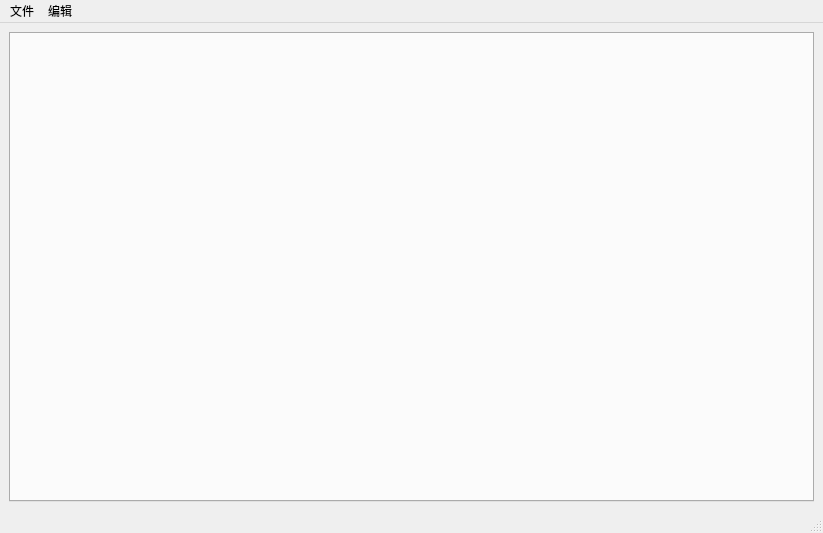
<?xml version="1.0" encoding="UTF-8"?>
<ui version="4.0">
 <class>MainWindow</class>
 <widget class="QMainWindow" name="MainWindow">
  <property name="geometry">
   <rect>
    <x>0</x>
    <y>0</y>
    <width>823</width>
    <height>533</height>
   </rect>
  </property>
  <property name="windowTitle">
   <string>阿巴阿巴</string>
  </property>
  <widget class="QWidget" name="centralwidget">
   <layout class="QHBoxLayout" name="horizontalLayout">
    <item>
     <layout class="QVBoxLayout" name="verticalLayout">
      <item>
       <widget class="QTabWidget" name="tabWidget"/>
      </item>
     </layout>
    </item>
   </layout>
  </widget>
  <widget class="QMenuBar" name="menubar">
   <property name="geometry">
    <rect>
     <x>0</x>
     <y>0</y>
     <width>823</width>
     <height>23</height>
    </rect>
   </property>
   <widget class="QMenu" name="menuEdit">
    <property name="title">
     <string>编辑</string>
    </property>
    <addaction name="editAdd"/>
    <addaction name="editDel"/>
    <addaction name="editSave"/>
    <addaction name="editCancel"/>
    <addaction name="separator"/>
    <addaction name="editModity"/>
    <addaction name="editReadOnly"/>
   </widget>
   <widget class="QMenu" name="menuFile">
    <property name="title">
     <string>文件</string>
    </property>
    <addaction name="fileImp"/>
    <addaction name="separator"/>
    <addaction name="actionClose"/>
   </widget>
   <addaction name="menuFile"/>
   <addaction name="menuEdit"/>
  </widget>
  <widget class="QStatusBar" name="statusBar"/>
  <action name="fileAdd">
   <property name="icon">
    <iconset>
     <normaloff>:/images/images/new.png</normaloff>:/images/images/new.png</iconset>
   </property>
   <property name="text">
    <string>增加</string>
   </property>
   <property name="toolTip">
    <string>增加</string>
   </property>
  </action>
  <action name="editAdd">
   <property name="enabled">
    <bool>false</bool>
   </property>
   <property name="text">
    <string>新增</string>
   </property>
  </action>
  <action name="editDel">
   <property name="enabled">
    <bool>false</bool>
   </property>
   <property name="text">
    <string>删除</string>
   </property>
  </action>
  <action name="fileNew">
   <property name="enabled">
    <bool>true</bool>
   </property>
   <property name="icon">
    <iconset>
     <normaloff>:/images/images/new.png</normaloff>:/images/images/new.png</iconset>
   </property>
   <property name="text">
    <string>新建</string>
   </property>
  </action>
  <action name="fileImp">
   <property name="enabled">
    <bool>true</bool>
   </property>
   <property name="icon">
    <iconset>
     <normaloff>:/images/images/new.png</normaloff>:/images/images/new.png</iconset>
   </property>
   <property name="text">
    <string>导入</string>
   </property>
  </action>
  <action name="editModity">
   <property name="checkable">
    <bool>false</bool>
   </property>
   <property name="enabled">
    <bool>false</bool>
   </property>
   <property name="text">
    <string>修改</string>
   </property>
   <property name="toolTip">
    <string>修改</string>
   </property>
  </action>
  <action name="editReadOnly">
   <property name="checkable">
    <bool>false</bool>
   </property>
   <property name="checked">
    <bool>false</bool>
   </property>
   <property name="enabled">
    <bool>false</bool>
   </property>
   <property name="text">
    <string>只读</string>
   </property>
   <property name="toolTip">
    <string>只读</string>
   </property>
  </action>
  <action name="actDetailPage">
   <property name="icon">
    <iconset>
     <normaloff>:/images/images/new.png</normaloff>:/images/images/new.png</iconset>
   </property>
   <property name="text">
    <string>详情页</string>
   </property>
   <property name="toolTip">
    <string>打开详情页</string>
   </property>
  </action>
  <action name="editSave">
   <property name="enabled">
    <bool>false</bool>
   </property>
   <property name="text">
    <string>保存</string>
   </property>
   <property name="toolTip">
    <string>保存</string>
   </property>
  </action>
  <action name="editCancel">
   <property name="enabled">
    <bool>false</bool>
   </property>
   <property name="text">
    <string>取消</string>
   </property>
   <property name="toolTip">
    <string>取消修改</string>
   </property>
  </action>
  <action name="actionClose">
   <property name="text">
    <string>关闭</string>
   </property>
   <property name="toolTip">
    <string>关闭当前</string>
   </property>
  </action>
 </widget>
 <resources/>
 <connections/>
</ui>
